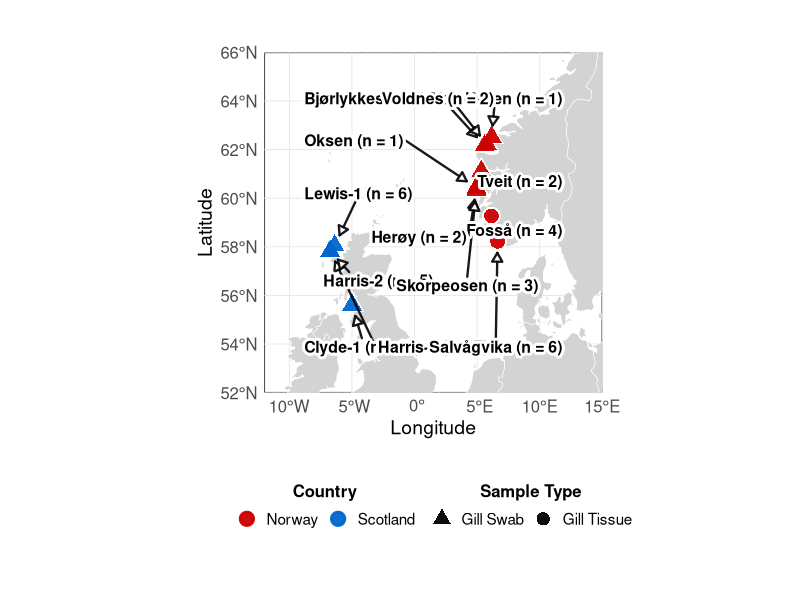

The R source for this figure:
#R Code for North Atlantic Map
# Sample counts in labels, no size scaling, corrected sample types

# Load required packages
library(ggplot2)
library(dplyr)
library(sf)
library(rnaturalearth)
library(rnaturalearthdata)
library(readxl)
library(ggrepel)

# Set working directory and file paths
base_dir  <- "/Users/brendan/Documents/Documents - Brendan's MacBook Pro/University of Glasgow/PhD/Geographical Study/Write up/VCFs/VCFs_forbrendan"


# Read the metadata file
metadata <- read_excel("MetaData.xlsx")

# Clean and prepare the data with corrected sample types
map_data <- metadata %>%
  rename(Latitude = Lattitude) %>%
  filter(!is.na(Latitude) & !is.na(Longitude)) %>%
  # Group by site to get sample counts and types
  group_by(Site, Country, Latitude, Longitude) %>%
  summarise(
    Sample_Types = paste(unique(Sample_Type), collapse = " & "),
    Sample_Count = n(),
    .groups = "drop"
  ) %>%
  # Create corrected sample type categories
  mutate(
    Sample_Type_Category = case_when(
      Site %in% c("Fosså", "Salvågvika") ~ "Gill Tissue",
      TRUE ~ "Gill Swab"  # All other sites are swab only
    ),
    # Create site labels with sample counts
    Site_Label = paste0(Site, " (n = ", Sample_Count, ")")
  )

# Get world map data
world <- ne_countries(scale = "medium", returnclass = "sf")

# Define map boundaries (back to wider view for context)
lon_limits <- c(-12, 15)  
lat_limits <- c(52, 66)

# Create the final map
p <- ggplot() +
  # Add country polygons
  geom_sf(data = world, 
          fill = "lightgray", 
          color = "white", 
          size = 0.3) +
  
  # Add white outline around each point for contrast
  geom_point(data = map_data,
             aes(x = Longitude, y = Latitude, 
                 shape = Sample_Type_Category),
             color = "white",
             size = 5,            # Much smaller size
             alpha = 1,
             stroke = 2) +
  
  # Add the colored points on top
  geom_point(data = map_data,
             aes(x = Longitude, y = Latitude, 
                 color = Country, 
                 shape = Sample_Type_Category),
             size = 4,            # Much smaller size
             alpha = 0.95,
             stroke = 1.5) +
  
  # Add site labels with sample counts - improved positioning
  geom_text_repel(data = map_data,
                  aes(x = Longitude, y = Latitude, 
                      label = Site_Label),
                  size = 4,
                  fontface = "bold",
                  color = "black",
                  bg.color = "white",
                  bg.r = 0.25,
                  box.padding = 2,      # Much more padding
                  point.padding = 1,    # More space from points
                  segment.color = "black",
                  segment.size = 0.8,
                  segment.alpha = 0.9,
                  arrow = arrow(length = unit(0.03, "npc"), 
                                type = "closed"),
                  max.overlaps = Inf,
                  force = 0.75,            # Stronger force to separate labels
                  force_pull = 0.5,     # Less pull back to points
                  min.segment.length = 0.1,
                  xlim = c(-12, 15),    # Allow labels to extend beyond map
                  ylim = c(52, 66),     # Allow labels to extend beyond map
                  direction = "both") + # Allow movement in both directions
  
  # Set coordinate limits
  coord_sf(xlim = lon_limits, ylim = lat_limits, expand = FALSE) +
  
  # Color scheme: Red for Norway, Blue for Scotland
  scale_color_manual(values = c("Norway" = "#CC0000",     # Darker red
                                "Scotland" = "#0066CC"),   # Darker blue
                     name = "Country") +
  
  # Shape scheme for sample types (only two types now)
  scale_shape_manual(values = c("Gill Tissue" = 16,    # solid circle
                                "Gill Swab" = 17),     # triangle
                     name = "Sample Type") +
  
  # Labels and title
  labs(title = "",
       x = "Longitude",
       y = "Latitude") +
  
  # Theme
  theme_minimal() +
  theme(
    panel.grid.major = element_line(color = "gray90", size = 0.3),
    panel.grid.minor = element_blank(),
    panel.background = element_rect(fill = "white"),
    plot.title = element_text(size = 18, face = "bold", hjust = 0.5),
    axis.title = element_text(size = 14),
    axis.text = element_text(size = 12),
    legend.position = "bottom",
    legend.box = "horizontal",
    legend.margin = margin(t = 20),
    legend.title = element_text(size = 12, face = "bold"),
    legend.text = element_text(size = 11),
    plot.margin = margin(t = 15, r = 15, b = 50, l = 15)
  ) +
  
  # Simplified guides (no size legend)
  guides(
    color = guide_legend(override.aes = list(size = 3.5),
                         title.position = "top",
                         title.hjust = 0.5,
                         order = 1),
    shape = guide_legend(override.aes = list(size = 3.5),
                         title.position = "top", 
                         title.hjust = 0.5,
                         order = 2)
  )

# Print the map
print(p)

# Print summary to verify the sample types are correct
cat("\n=== SAMPLING SITE SUMMARY ===\n")
cat("Total sites:", nrow(map_data), "\n")
print(map_data %>% 
        select(Site, Country, Sample_Type_Category, Sample_Count, Site_Label) %>%
        arrange(Country, Site))

cat("\nSample types by site:\n")
gill_tissue_sites <- map_data %>% filter(Sample_Type_Category == "Gill Tissue")
cat("Gill Tissue sites:", paste(gill_tissue_sites$Site, collapse = ", "), "\n")
cat("All other sites: Gill Swab\n")

cat("\nFinal map saved as:\n")
cat("- north_atlantic_sampling_sites_FINAL.png\n")
cat("- north_atlantic_sampling_sites_FINAL.pdf\n")
